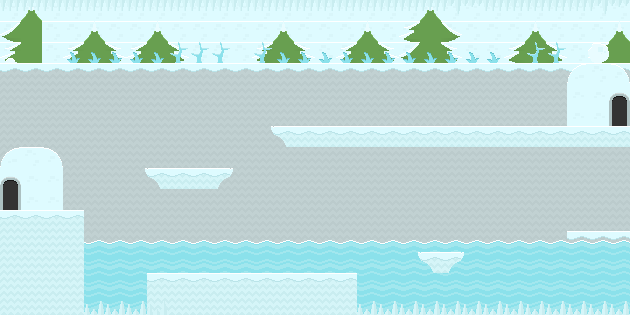

Below is a game level as drawn by its tile map, then a one-line description and the .tmx file that defines it, in full:
An orthogonal 30x15 tile map with 21x21 px tiles, 6 tile layers (Capa de patrones 6, Capa de patrones 5, Capa de patrones 4, deco, ...), 2 tilesets.

<map version="1.2" tiledversion="1.3.5" orientation="orthogonal" renderorder="right-up" width="30" height="15" tilewidth="21" tileheight="21" infinite="0" nextlayerid="9" nextobjectid="11">
 <tileset firstgid="1" source="sprites.tsx" />
 <tileset firstgid="901" source="../bunker/sprites.tsx" />
 <layer id="8" name="Capa de patrones 6" width="30" height="15">
  <data encoding="csv">
1453,1453,1453,1453,1453,1453,1453,1453,1453,1453,1453,1453,1453,1453,1453,1453,1453,1453,1453,1453,1453,1453,1453,1453,1453,1453,1453,1453,1453,1453,
1453,1453,1453,1453,1453,1453,1453,1453,1453,1453,1453,1453,1453,1453,1453,1453,1453,1453,1453,1453,1453,1453,1453,1453,1453,1453,1453,1453,1453,1453,
1453,1453,1453,1453,1453,1453,1453,1453,1453,1453,1453,1453,1453,1453,1453,1453,1453,1453,1453,1453,1453,1453,1453,1453,1453,1453,1453,1453,1453,1453,
0,0,0,0,0,0,0,0,0,0,0,0,0,0,0,0,0,0,0,0,0,0,0,0,0,0,0,0,0,0,
0,0,0,0,0,0,0,0,0,0,0,0,0,0,0,0,0,0,0,0,0,0,0,0,0,0,0,0,0,0,
0,0,0,0,0,0,0,0,0,0,0,0,0,0,0,0,0,0,0,0,0,0,0,0,0,0,0,0,0,0,
0,0,0,0,0,0,0,0,0,0,0,0,0,0,0,0,0,0,0,0,0,0,0,0,0,0,0,0,0,0,
0,0,0,0,0,0,0,0,0,0,0,0,0,0,0,0,0,0,0,0,0,0,0,0,0,0,0,0,0,0,
0,0,0,0,0,0,0,0,0,0,0,0,0,0,0,0,0,0,0,0,0,0,0,0,0,0,0,0,0,0,
0,0,0,0,0,0,0,0,0,0,0,0,0,0,0,0,0,0,0,0,0,0,0,0,0,0,0,0,0,0,
0,0,0,0,0,0,0,0,0,0,0,0,0,0,0,0,0,0,0,0,0,0,0,0,0,0,964,964,964,0,
0,0,0,0,0,0,0,0,0,0,0,0,0,0,0,0,0,0,0,0,0,0,0,0,0,0,0,964,964,964,
0,0,0,0,0,0,0,0,0,0,0,0,0,0,0,0,0,0,0,0,0,0,0,0,0,0,0,0,0,0,
0,0,0,0,0,0,0,0,0,0,0,0,0,0,0,0,0,0,0,0,0,0,0,0,0,0,0,0,0,0,
0,0,0,0,0,0,0,0,0,0,0,0,0,0,0,0,0,0,0,0,0,0,0,0,0,0,0,0,0,0
</data>
 </layer>
 <layer id="7" name="Capa de patrones 5" width="30" height="15">
  <data encoding="csv">
0,1561,0,0,0,0,0,0,0,0,0,0,0,0,0,0,0,0,0,0,1561,0,0,0,0,0,0,0,0,0,
1542,1540,0,0,1561,0,0,1561,0,0,0,0,0,1561,0,0,0,1561,0,1572,1540,1543,0,0,0,1561,0,0,0,1561,
1572,1540,0,1572,1540,1573,1572,1540,1573,0,0,0,1572,1540,1573,0,1572,1540,1573,1542,1540,1573,0,0,1572,1570,1573,0,1572,1570,
0,0,0,0,0,0,0,0,0,0,0,0,0,0,0,0,0,0,0,0,0,0,0,0,0,0,0,0,0,0,
0,0,0,0,0,0,0,0,0,0,0,0,0,0,0,0,0,0,0,0,0,0,0,0,0,0,0,0,0,0,
0,0,0,0,0,0,0,0,0,0,0,0,0,0,0,0,0,0,0,0,0,0,0,0,0,0,0,0,0,0,
0,0,0,0,0,0,0,0,0,0,0,0,0,0,0,0,0,0,0,0,0,0,0,0,0,0,0,0,0,0,
0,0,0,0,0,0,0,0,0,0,0,0,0,0,0,0,0,0,0,0,0,0,0,0,0,0,0,0,0,0,
0,0,0,0,0,0,0,0,0,0,0,0,0,0,0,0,0,0,0,0,0,0,0,0,0,0,0,0,0,0,
0,0,0,0,0,0,0,0,0,0,0,0,0,0,0,0,0,0,0,0,0,0,0,0,0,0,0,0,0,0,
0,0,0,0,0,0,0,0,0,0,0,0,0,0,0,0,0,0,0,0,0,0,0,0,0,0,964,964,964,0,
0,0,0,0,0,0,0,0,0,0,0,0,0,0,0,0,0,0,0,0,0,0,0,0,0,0,993,0,964,964,
0,0,0,0,0,0,0,0,0,0,0,0,0,0,0,0,0,0,0,0,0,0,0,0,0,0,0,0,0,0,
0,0,0,0,0,0,0,0,0,0,0,0,0,0,0,0,0,0,0,0,0,0,0,0,0,0,0,0,0,0,
0,0,0,0,0,0,0,0,0,0,0,0,0,0,0,0,0,0,0,0,0,0,0,0,0,0,0,0,0,0
</data>
 </layer>
 <layer id="6" name="Capa de patrones 4" width="30" height="15">
  <data encoding="csv">
1471,1471,1471,1471,1471,1471,1471,1471,1471,1471,1471,1471,1471,1471,1471,1471,1471,1471,1471,1471,1471,1472,1473,1471,1471,1471,1471,1471,1472,1473,
0,0,0,0,0,0,0,0,0,0,0,0,0,0,0,0,0,0,0,0,0,0,0,0,0,0,0,0,0,0,
1424,0,0,1501,1501,1501,1501,1501,1503,1503,1503,0,1503,1501,1501,1501,1501,1501,1501,1501,1501,1501,1501,1501,0,1503,1503,0,0,0,
964,964,964,964,964,964,964,964,964,964,964,964,964,964,964,964,964,964,964,964,964,964,964,964,964,964,964,964,964,964,
993,993,993,993,993,993,993,993,993,993,993,993,993,993,993,993,993,993,993,993,993,993,993,993,993,993,993,993,0,0,
993,993,993,993,993,993,993,993,993,993,993,993,993,993,993,993,993,993,993,993,993,993,993,993,993,993,993,0,0,0,
993,993,993,993,993,993,993,993,993,993,993,993,993,993,0,0,0,0,0,0,0,0,0,0,0,0,0,0,0,0,
993,993,993,993,993,993,993,993,993,993,993,993,993,993,993,993,993,993,993,993,993,993,993,993,993,993,993,993,993,993,
0,0,993,993,993,993,993,993,993,993,993,993,993,993,993,993,993,993,993,993,993,993,993,993,993,993,993,993,993,993,
0,0,993,993,993,993,993,993,993,993,993,993,993,993,993,993,993,993,993,993,993,993,993,993,993,993,993,993,993,993,
0,0,0,0,993,993,993,993,993,993,993,993,993,993,993,993,993,993,993,993,993,993,993,993,993,993,993,993,993,993,
0,0,0,0,993,993,993,993,993,993,993,993,993,993,993,993,993,993,993,993,993,993,993,993,993,993,0,964,964,964,
0,0,0,0,0,0,0,0,0,0,0,0,0,0,0,0,0,0,0,0,0,0,0,0,0,0,0,0,0,0,
0,0,0,0,0,0,0,0,0,0,0,0,0,0,0,0,0,0,0,0,0,0,0,0,0,0,0,0,0,0,
0,0,0,0,0,0,0,0,0,0,0,0,0,0,0,0,0,0,0,0,0,0,0,0,0,0,0,0,0,0
</data>
 </layer>
 <layer id="2" name="deco" width="30" height="15">
  <data encoding="csv">
0,0,0,0,0,0,0,0,0,0,0,0,0,0,0,0,0,0,0,0,0,0,0,0,0,0,0,0,0,0,
0,0,0,0,0,0,0,0,0,0,0,0,0,0,0,0,0,0,0,0,0,0,0,0,0,0,0,0,0,0,
0,0,0,0,0,0,0,0,0,0,0,0,0,0,0,0,0,0,0,0,0,0,0,0,0,0,0,0,0,0,
0,0,0,0,0,0,0,0,0,0,0,0,0,0,0,0,0,0,0,0,0,0,0,0,0,0,0,552,553,554,
0,0,0,0,0,0,0,0,0,0,0,0,0,0,0,0,0,0,0,0,0,0,0,0,0,0,0,583,583,583,
0,0,0,0,0,0,0,0,0,0,0,0,0,0,0,0,0,0,0,0,0,0,0,0,0,0,0,583,583,138,
0,0,0,0,0,0,0,0,0,0,0,0,0,0,0,0,0,0,0,0,0,0,0,0,0,0,0,0,0,0,
552,553,554,0,0,0,0,0,0,0,0,0,0,0,0,0,0,0,0,0,0,0,0,0,0,0,0,0,0,0,
583,583,583,0,0,0,0,0,62,65,0,0,0,0,0,0,0,0,0,0,0,0,0,0,0,0,0,0,0,0,
583,583,583,0,0,0,0,0,0,0,0,0,0,0,0,0,0,0,0,0,0,0,0,0,0,0,0,0,0,0,
0,0,0,1384,0,0,0,0,0,0,0,0,0,0,0,0,0,0,0,0,0,0,0,0,0,0,0,0,0,0,
0,0,0,0,912,912,912,912,912,912,912,912,912,912,912,912,912,912,912,912,912,912,912,912,912,912,912,912,912,912,
0,0,0,0,941,941,941,941,941,941,941,941,941,941,941,941,941,941,941,941,941,941,941,941,941,941,941,941,941,941,
0,0,0,0,941,941,941,1384,1384,1384,1384,1384,1384,1384,1384,0,0,941,941,941,941,941,941,941,941,941,941,941,941,941,
0,0,0,0,941,941,941,1384,0,0,0,0,0,0,0,0,0,941,941,941,941,941,941,941,941,941,941,941,941,941
</data>
 </layer>
 <layer id="1" name="piso" width="30" height="15">
  <data encoding="csv">
0,0,0,0,0,0,0,0,0,0,0,0,0,0,0,0,0,0,0,0,0,0,0,0,0,0,0,0,0,0,
0,0,0,0,0,0,0,0,0,0,0,0,0,0,0,0,0,0,0,0,0,0,0,0,0,0,0,0,0,0,
0,0,0,0,0,0,0,0,0,0,0,0,0,0,0,0,0,0,0,0,0,0,0,0,0,0,0,0,1421,0,
0,0,0,0,0,0,0,0,0,0,0,0,0,0,0,0,0,0,0,0,0,0,0,0,0,0,0,0,0,0,
0,0,0,0,0,0,0,0,0,0,0,0,0,0,0,0,0,0,0,0,0,0,0,0,0,0,0,0,0,1037,
0,0,0,0,0,0,0,0,0,0,0,0,0,0,0,0,0,0,0,0,0,0,0,0,0,0,0,0,0,0,
0,0,0,0,0,0,0,0,0,0,0,0,1411,1412,1384,1384,1384,1384,1384,1384,1384,1384,1384,1384,1384,1384,1384,1384,1384,1384,
0,0,0,0,0,0,0,0,0,0,0,0,0,0,0,0,0,0,0,0,0,0,0,0,0,0,0,0,0,0,
137,0,0,0,0,0,1411,1412,1384,1384,1414,1381,0,0,0,0,0,0,0,0,0,0,0,0,0,0,0,0,0,0,
138,0,0,0,0,0,0,0,0,0,0,0,0,0,0,0,0,0,0,0,0,0,0,0,0,0,0,0,0,0,
1384,1384,1384,1384,0,0,0,0,0,0,0,0,0,0,0,0,0,0,0,0,0,0,0,0,0,0,0,0,0,0,
1413,1413,1413,1413,0,0,0,0,0,0,0,0,0,0,0,0,0,0,0,0,0,0,0,0,0,0,0,0,0,0,
1413,1413,1413,1413,0,0,0,0,0,0,0,0,0,0,0,0,0,0,0,1411,1412,1414,1381,0,0,0,0,0,0,0,
1413,1413,1413,1413,0,0,0,0,1384,1384,1384,1384,1384,1384,1384,1384,1384,0,0,0,0,0,0,0,0,0,0,0,0,0,
1413,1413,1413,1413,0,0,0,1413,1413,1413,1413,1413,1413,1413,1413,1413,1413,575,575,575,575,575,575,575,575,575,575,575,575,575
</data>
 </layer>
 <layer id="3" name="daños" width="30" height="15">
  <data encoding="csv">
0,0,0,0,0,0,0,0,0,0,0,0,0,0,0,0,0,0,0,0,0,0,0,0,0,0,0,0,0,0,
0,0,0,0,0,0,0,0,0,0,0,0,0,0,0,0,0,0,0,0,0,0,0,0,0,0,0,0,0,0,
0,0,0,0,0,0,0,0,0,0,0,0,0,0,0,0,0,0,0,0,0,0,0,0,0,0,0,0,0,0,
0,0,0,0,0,0,0,0,0,0,0,0,0,0,0,0,0,0,0,0,0,0,0,0,0,0,0,0,0,0,
0,0,0,0,0,0,0,0,0,0,0,0,0,0,0,0,0,0,0,0,0,0,0,0,0,0,0,0,0,0,
0,0,0,0,0,0,0,0,0,0,0,0,0,0,0,0,0,0,0,0,0,0,0,0,0,0,0,0,0,0,
0,0,0,0,0,0,0,0,0,0,0,0,0,0,0,0,0,0,0,0,0,0,0,0,0,0,0,0,0,0,
0,0,0,0,0,0,0,0,0,0,0,0,0,0,0,0,0,0,0,0,0,0,0,0,0,0,0,0,0,0,
0,0,0,0,0,0,0,0,0,0,0,0,0,0,0,0,0,0,0,0,0,0,0,0,0,0,0,0,0,0,
0,0,0,0,0,0,0,0,0,0,0,0,0,0,0,0,0,0,0,0,0,0,0,0,0,0,0,0,0,0,
0,0,0,0,0,0,0,0,0,0,0,0,0,0,0,0,0,0,0,0,0,0,0,0,0,0,0,0,0,0,
0,0,0,0,0,0,0,0,0,0,0,0,0,0,0,0,0,0,0,0,0,0,0,0,0,0,0,0,0,0,
0,0,0,0,0,0,0,0,0,0,0,0,0,0,0,0,0,0,0,0,0,0,0,0,0,0,0,0,0,0,
0,0,0,0,0,0,0,0,0,0,0,0,0,0,0,0,0,0,0,0,0,0,0,0,0,0,0,0,0,0,
0,0,0,0,575,575,575,575,0,0,0,0,0,0,0,0,0,0,0,0,0,0,0,0,0,0,0,0,0,0
</data>
 </layer>
</map>
